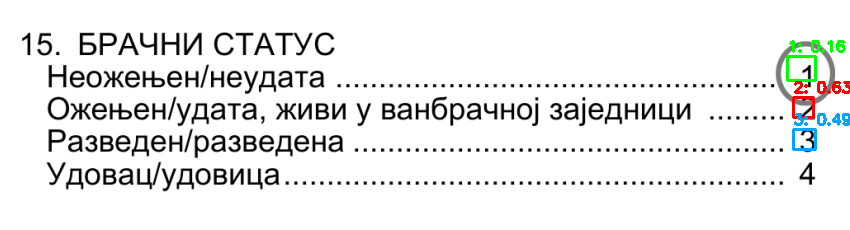
#> input picture sv20-ocr-service/debug_bracni_status_LATEST.png, 850 x 230 px
$ python -i image_processor.py   (imports and definitions only)
#> lines starting #> are read from the running program, lines starting #| are printed output that depends on the picture; after the words box and inside, x2 and y2 are one past the last pixel; in counts of white or black regions, pixels touching at a corner belong together
"""
SV-20 OCR Mikroservis - Image Processor
OpenCV pipeline za obradu slike SV-20 obrasca.
Podrzava: deskew, denoise, ROI cropping, uklanjanje linija/kucica, perspective transform.
"""

import cv2
import numpy as np
from typing import Tuple, Optional, List, Dict
import logging
import base64

logger = logging.getLogger(__name__)


class ImageProcessor:
    """
    OpenCV pipeline za obradu slike SV-20 obrasca.
    Podrzava: deskew, denoise, ROI cropping, uklanjanje linija/kucica.
    """

    def __init__(self, target_dpi: int = 300):
        self.target_dpi = target_dpi

    # [16 lines left out: functions load_image, load_image_from_bytes, not called in this run]

    def to_grayscale(self, img: np.ndarray) -> np.ndarray:
        """Konvertuje u grayscale ako nije vec."""
        if len(img.shape) == 3:
            return cv2.cvtColor(img, cv2.COLOR_BGR2GRAY)
        return img

    def deskew(self, img: np.ndarray, max_angle: float = 10.0) -> np.ndarray:
        """
        Ispravlja nagib slike koristeci Hough Line Transform.

        Args:
            img: Ulazna slika
            max_angle: Maksimalan ugao korekcije (stepeni)

        Returns:
            Ispravljena slika
        """
        gray = self.to_grayscale(img)
        edges = cv2.Canny(gray, 50, 150, apertureSize=3)
        lines = cv2.HoughLinesP(edges, 1, np.pi / 180, 100,
                                minLineLength=100, maxLineGap=10)

        if lines is None:
            logger.info("Deskew: nije pronadjena nijedna linija")
            return img

        angles = []
        for line in lines:
            x1, y1, x2, y2 = line[0]
            angle = np.degrees(np.arctan2(y2 - y1, x2 - x1))
            if abs(angle) < 45:  # Samo horizontalne linije
                angles.append(angle)

        if not angles:
            return img

        median_angle = np.median(angles)

        # Ogranici ugao korekcije
        if abs(median_angle) > max_angle:
            median_angle = max_angle if median_angle > 0 else -max_angle

        if abs(median_angle) < 0.5:
            logger.info(f"Deskew: ugao {median_angle:.2f}° je prenizak, preskacemo")
            return img

        (h, w) = img.shape[:2]
        center = (w // 2, h // 2)
        M = cv2.getRotationMatrix2D(center, median_angle, 1.0)
        rotated = cv2.warpAffine(img, M, (w, h),
                                 flags=cv2.INTER_CUBIC,
                                 borderMode=cv2.BORDER_REPLICATE)

        logger.info(f"Deskew: korigovano {median_angle:.2f} stepeni")
        return rotated

    def denoise(self, img: np.ndarray, strength: int = 10) -> np.ndarray:
        """
        Uklanja sum koristeci Non-local Means Denoising.

        Args:
            img: Ulazna slika
            strength: Jacina denoising-a (1-20)
        """
        gray = self.to_grayscale(img)
        denoised = cv2.fastNlMeansDenoising(gray, None, h=strength,
                                            templateWindowSize=7,
                                            searchWindowSize=21)
        logger.debug("Denoise primenjen")
        return denoised

    # [179 lines left out: functions binarize, crop_roi, remove_horizontal_lines, remove_vertical_lines, remove_comb_boxes, enhance_contrast, not called in this run]

    def perspective_transform(self, img: np.ndarray) -> np.ndarray:
        """
        Ispravlja perspektivu dokumenta.
        Detektuje ivice papira i transformise na standardnu A4 proporciju.
        """
        gray = self.to_grayscale(img)
        blurred = cv2.GaussianBlur(gray, (5, 5), 0)
        edges = cv2.Canny(blurred, 75, 200)

        # Pronadji konture
        contours, _ = cv2.findContours(edges, cv2.RETR_LIST,
                                       cv2.CHAIN_APPROX_SIMPLE)

        # Sortiraj po povrsini, uzmi najvecu
        contours = sorted(contours, key=cv2.contourArea, reverse=True)

        document_contour = None
        for contour in contours[:5]:  # Proveri top 5
            peri = cv2.arcLength(contour, True)
            approx = cv2.approxPolyDP(contour, 0.02 * peri, True)

            if len(approx) == 4:  # Cetvorougao
                document_contour = approx
                break

        if document_contour is None:
            logger.warning("Perspective transform: nije pronadjen dokument cetvorougao")
            return img

        # Proveri velicinu konture u odnosu na sliku
        img_area = img.shape[0] * img.shape[1]
        contour_area = cv2.contourArea(document_contour)
        min_area_ratio = 0.5  # Dokument mora zauzimati bar 50% slike

        if contour_area < img_area * min_area_ratio:
            logger.warning(f"Perspective transform: pronadjen dokument je premali ({contour_area/img_area:.2%}), preskacemo. Verovatno je detektovan samo deo obrasca.")
            return img

        # Sortiraj tacke: top-left, top-right, bottom-right, bottom-left
        pts = document_contour.reshape(4, 2)
        rect = self._order_points(pts)

        # Odredi dimenzije novog dokumenta
        (tl, tr, br, bl) = rect
        widthA = np.sqrt(((br[0] - bl[0]) ** 2) + ((br[1] - bl[1]) ** 2))
        widthB = np.sqrt(((tr[0] - tl[0]) ** 2) + ((tr[1] - tl[1]) ** 2))
        maxWidth = max(int(widthA), int(widthB))

        heightA = np.sqrt(((tr[0] - br[0]) ** 2) + ((tr[1] - br[1]) ** 2))
        heightB = np.sqrt(((tl[0] - bl[0]) ** 2) + ((tl[1] - bl[1]) ** 2))
        maxHeight = max(int(heightA), int(heightB))

        # Destinacione tacke
        dst = np.array([
            [0, 0],
            [maxWidth - 1, 0],
            [maxWidth - 1, maxHeight - 1],
            [0, maxHeight - 1]
        ], dtype="float32")

        # Transformacija
        M = cv2.getPerspectiveTransform(rect, dst)
        warped = cv2.warpPerspective(img, M, (maxWidth, maxHeight))

        logger.info("Perspective transform primenjen")
        return warped

    # [245 lines left out: functions _order_points, detect_anchor, _decode_data_uri, compute_anchor_offset, resize_to_dpi, resize_to_width and 2 more, not called in this run]

    def preprocess_full_document(self, img: np.ndarray) -> np.ndarray:
        """
        Kompletna priprema dokumenta pre obrade polja.

        Args:
            img: Originalna slika dokumenta

        Returns:
            Pripremljena slika
        """
        # 1. Perspective transform (ako je potrebno)
        processed = self.perspective_transform(img)

        # 2. Deskew
        processed = self.deskew(processed)

        # 3. Denoise (blago)
        processed = self.denoise(processed, strength=5)

        logger.info("Dokument pripremljen za OCR")
        return processed


class PDFProcessor:
    """
    Processor za PDF dokumente.
    Konvertuje PDF stranice u slike za OCR.
    """

    def __init__(self, dpi: int = 300):
        self.dpi = dpi

    # [74 lines left out: functions pdf_to_images, pdf_to_images_from_bytes, not called in this run]

>>> import cv2
>>> picture = cv2.imread('../debug_bracni_status_LATEST.png')
#> picture is the input picture: shape (230, 850, 3); mean B, G, R 235, 235.5, 235
>>> result = ImageProcessor().preprocess_full_document(picture)
#> in perspective_transform, `blurred = cv2.GaussianBlur(gray, (5, 5), 0)`:
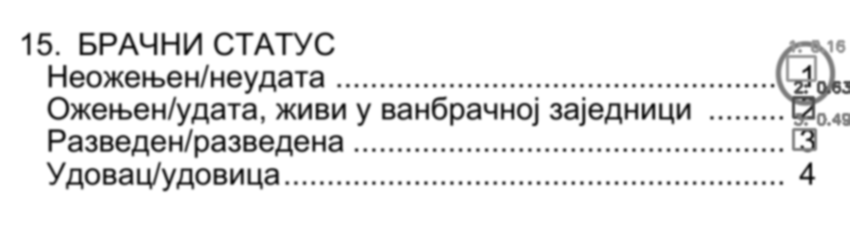
#> blurred: shape (230, 850); min 12, max 255, mean 235.3
#> in perspective_transform, `edges = cv2.Canny(blurred, 75, 200)`:
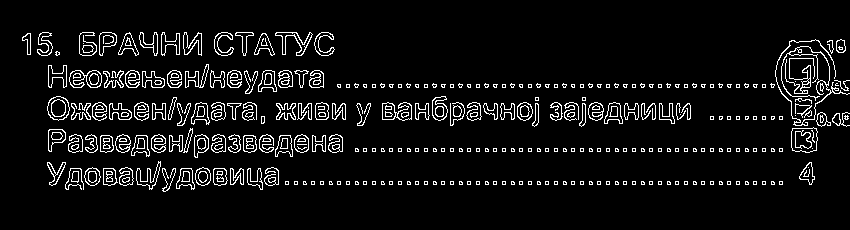
#> edges: shape (230, 850); 6.8% white in thin lines or dots, all inside (x1, y1, x2, y2) = (22, 32, 850, 192)
#> in perspective_transform, `contours, _ = cv2.findContours(edges, cv2.RETR_LIST, cv2.CHAIN_APPROX_..`: contours = 672 contours, 410 with area under 20; largest, box (x1, y1, x2, y2) and area: (791, 127, 818, 153) 573, (791, 127, 818, 153) 570, (47, 96, 70, 121) 411, (69, 70, 102, 88) 397, (47, 96, 70, 121) 393
#> the loop in perspective_transform, `for contour in contours[:5]:` made 5 passes
#> peri on passes 1 to 5: 97.8, 95.46, 77.94, 134.6, 75.6
#> in deskew, `edges = cv2.Canny(gray, 50, 150, apertureSize=3)`:
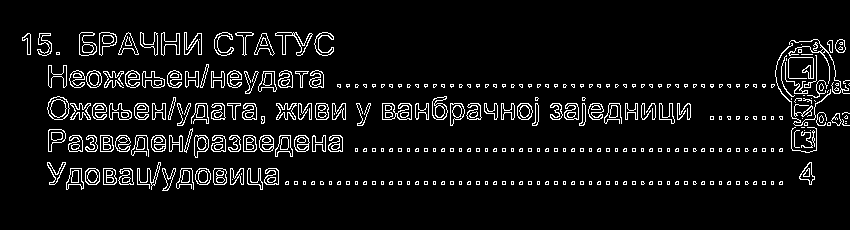
#> edges: shape (230, 850); 6.7% white in thin lines or dots, all inside (x1, y1, x2, y2) = (22, 32, 850, 191)
#> in deskew, `lines = cv2.HoughLinesP(edges, 1, np.pi / 180, 100, minLineLength=100,..`: lines = 54 rows, first 6: [167, 184, 782, 184], [69, 151, 342, 151], [54, 119, 170, 119], [337, 84, 848, 84], [555, 112, 690, 112], [137, 103, 254, 103]
#> the loop in deskew, `for line in lines:` made 54 passes
#> (x1, y1, x2, y2, angle) on passes 1 to 12: (167, 184, 782, 184, 0), (69, 151, 342, 151, 0), (54, 119, 170, 119, 0), (337, 84, 848, 84, 0), (555, 112, 690, 112, 0), (137, 103, 254, 103, 0), (68, 148, 342, 148, 0), (49, 182, 782, 182, 0), (53, 181, 782, 181, 0), (550, 117, 690, 117, 0), (68, 149, 342, 149, 0), (550, 116, 690, 116, 0)
#> after the loop in deskew, `for line in lines:`: angles = 54 values, max 3.83 at index 25, min -0.988 at index 39, mean 0.273
#> in deskew, `median_angle = np.median(angles)`: median_angle = 0

$ run again, on sv20-ocr-service/debug_bracni_status_roi.png
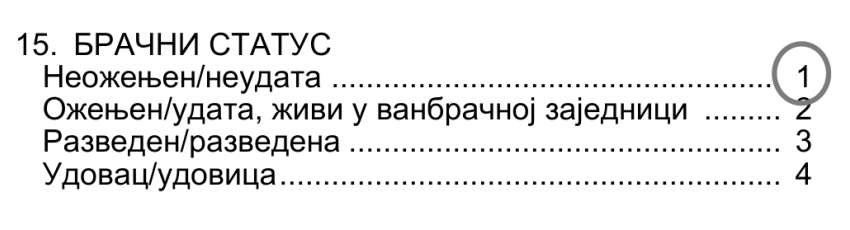
#> input picture sv20-ocr-service/debug_bracni_status_roi.png, 850 x 230 px
#> picture is the input picture: shape (230, 850, 3); min 0, max 255, mean 236.3
#> in perspective_transform, `edges = cv2.Canny(blurred, 75, 200)`:
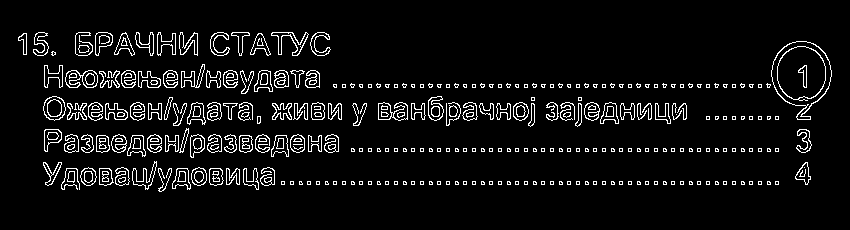
#> edges: shape (230, 850); 6.4% white in thin lines or dots, all inside (x1, y1, x2, y2) = (18, 32, 832, 192)
#> contours = 642 contours, 386 with area under 20; largest, box (x1, y1, x2, y2) and area: (771, 41, 832, 120) 3127, (771, 41, 832, 120) 3052, (777, 46, 826, 101) 2064, (777, 46, 826, 100) 2019, (43, 96, 66, 121) 411
#> the loop in perspective_transform, `for contour in contours[:5]:` made 5 passes
#> peri on passes 1 to 5: 260.1, 264.8, 192.5, 169.7, 77.94
#> in deskew, `edges = cv2.Canny(gray, 50, 150, apertureSize=3)`:
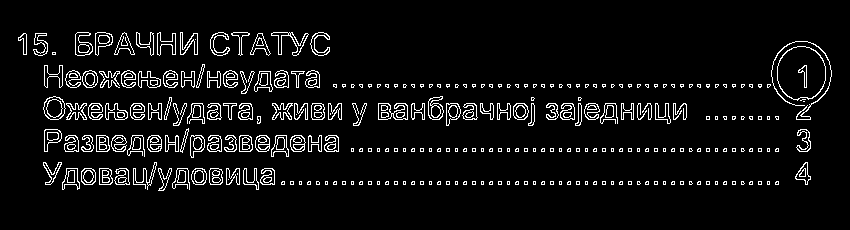
#> edges: shape (230, 850); 6.3% white in thin lines or dots, all inside (x1, y1, x2, y2) = (18, 32, 832, 191)
#> lines = 50 rows, first 6: [50, 119, 166, 119], [163, 184, 778, 184], [65, 151, 338, 151], [333, 84, 779, 84], [351, 148, 778, 148], [548, 103, 685, 103]
#> the loop in deskew, `for line in lines:` made 50 passes
#> (x1, y1, x2, y2, angle) on passes 1 to 8: (50, 119, 166, 119, 0), (163, 184, 778, 184, 0), (65, 151, 338, 151, 0), (333, 84, 779, 84, 0), (351, 148, 778, 148, 0), (548, 103, 685, 103, 0), (49, 181, 778, 181, 0), (45, 182, 778, 182, 0)
#> after the loop in deskew, `for line in lines:`: angles = 50 values, max 2.35 at index 49, min -1.17 at index 29, mean 0.0495
#> median_angle = 0

$ run again, on sv20-ocr-service/debug_vrsta_studija_LATEST.png
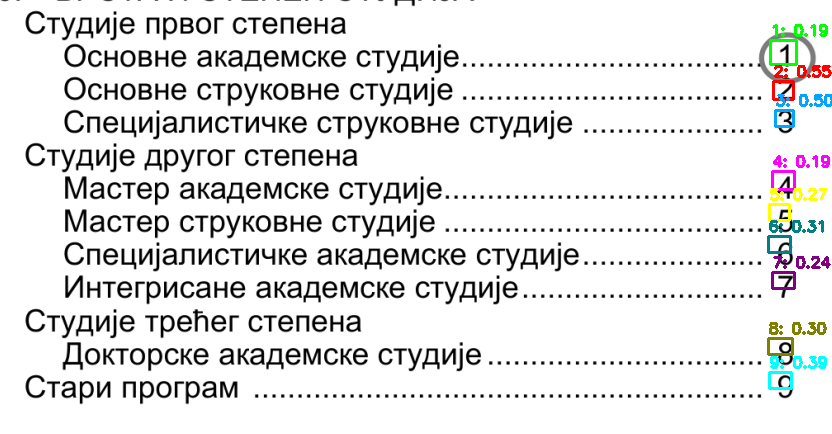
#> input picture sv20-ocr-service/debug_vrsta_studija_LATEST.png, 832 x 434 px
#> picture is the input picture: shape (434, 832, 3); mean B, G, R 228.5, 228.8, 228.5
#> in perspective_transform, `edges = cv2.Canny(blurred, 75, 200)`:
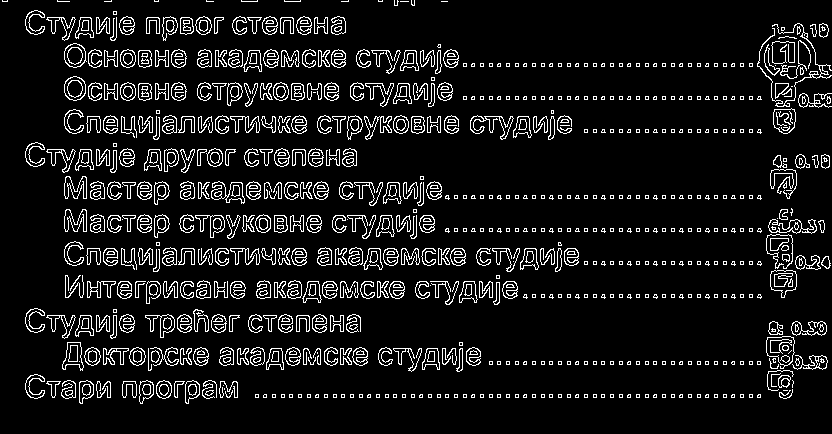
#> edges: shape (434, 832); 9.1% white in thin lines or dots
#> contours = 1544 contours, 873 with area under 20; largest, box (x1, y1, x2, y2) and area: (766, 336, 795, 369) 628, (766, 336, 795, 366) 620, (770, 270, 797, 298) 520, (770, 270, 797, 298) 514, (773, 108, 796, 134) 456
#> the loop in perspective_transform, `for contour in contours[:5]:` made 5 passes
#> peri on passes 1 to 5: 120.5, 105.4, 101.5, 100.5, 84.04
#> in deskew, `edges = cv2.Canny(gray, 50, 150, apertureSize=3)`:
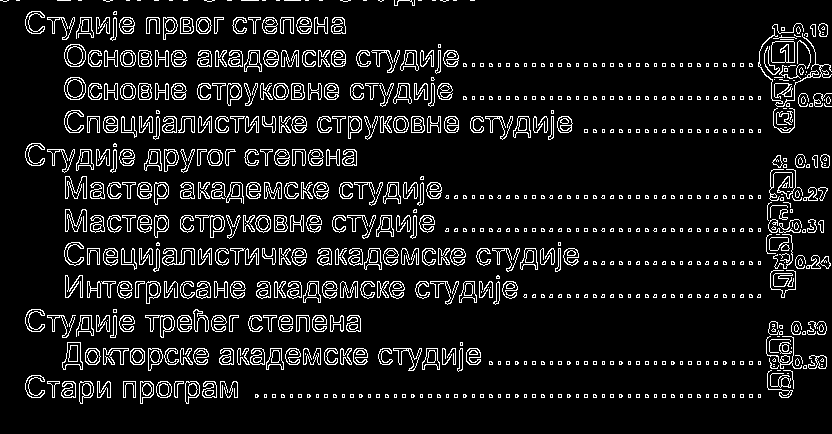
#> edges: shape (434, 832); 9.1% white in thin lines or dots
#> lines = 179 rows, first 6: [374, 198, 823, 198], [489, 364, 826, 364], [200, 99, 335, 99], [320, 132, 455, 132], [255, 397, 760, 397], [199, 66, 342, 66]
#> the loop in deskew, `for line in lines:` made 179 passes
#> (x1, y1, x2, y2, angle) on passes 1 to 3: (374, 198, 823, 198, 0), (489, 364, 826, 364, 0), (200, 99, 335, 99, 0)
#> after the loop in deskew, `for line in lines:`: angles = 178 values, max 2.68 at index 165, min -3.21 at index 123, mean -0.0783
#> median_angle = 0
